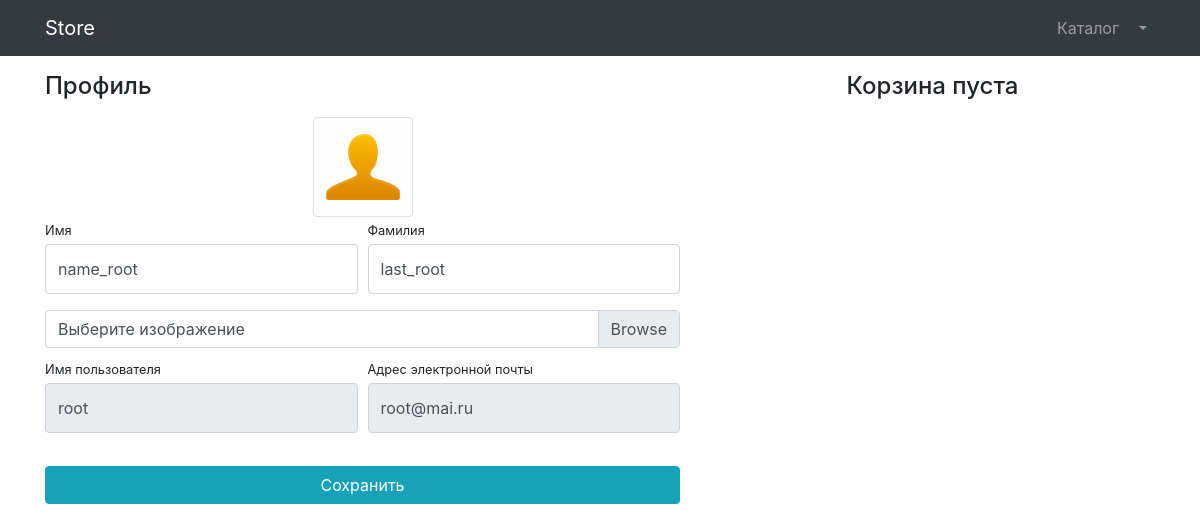
/users/profile/ (signed in), run on the app's committed database.
### users/models.py (models this page shows)
class User(AbstractUser):
    image = models.ImageField(upload_to='users_images', null=True, blank=True)
    is_verified_email = models.BooleanField(default=False)

### users/views.py (the view)
# urls.py: path('profile/', UserProfileView.as_view(), name='profile'), # просмотр профиля. вход в ЛК.
class UserProfileView(TitleMixin, LoginRequiredMixin, UpdateView):
    model = get_user_model()
    form_class = UserProfileForm
    template_name = 'users/profile.html'
    success_url = reverse_lazy('users:profile')
    title = 'Store - Личный Кабинет'
    def get_object(self, queryset=None):
        return self.request.user

### users/forms.py
class UserProfileForm(UserChangeForm):
    first_name = forms.CharField(label='Имя', widget=forms.TextInput(attrs={'class': 'form-control py-4'}))
    last_name = forms.CharField(label='Фамилия', widget=forms.TextInput(attrs={'class': 'form-control py-4'}))
    image = forms.ImageField(label='Выберите изображение', required=False,
                             widget=forms.FileInput(attrs={'class': 'custom-file-input'}))
    username = forms.CharField(label='Имя пользователя', disabled=True,
                               widget=forms.TextInput(attrs={'class': 'form-control py-4'}))
    email = forms.CharField(label='Адрес электронной почты',
                            widget=forms.EmailInput(attrs={'class': 'form-control py-4', 'readonly': True}))
    class Meta:
        model = User
        fields = ['first_name', 'last_name', 'image', 'username', 'email']

### common/views.py (called while the page is built)
    def get_context_data(self, **kwargs):
        context = super(TitleMixin, self).get_context_data(**kwargs)
        context['title'] = self.title
        return context

### products/context_processors.py (called while the page is built)
def baskets(request):
    user = request.user
    return {'baskets': Basket.objects.filter(user=user) if user.is_authenticated else []}

### users/templates/users/profile.html (shortened to what this page needs)
{% extends 'products/base.html' %}
{% load static %}
{% block css %}
	<link href="{% static '/vendor/css/profile.css' %}" rel="stylesheet">
{% endblock %}
{% block content %}
    <div class="container">
    <div class="row">
        <div class="col-lg-7">
            <h4 class="mt-3 mb-3">Профиль</h4>
            <div class="col-lg-12 text-center">
                <img width="100" height="100"
                     src="{% if user.image %} {{ user.image.url }}
                              {% else %} {% static 'vendor/img/users/default_avatar.jpg' %}
                          {% endif %}"
                     class="img-thumbnail">
            </div>
            <form action="{% url 'users:profile' %}" method="post" enctype="multipart/form-data">
                <div class="form-row">
                    <div class="col-lg-6">
                        <div class="form-group">
                            <label class="small mb-1" for="{{ form.first_name.id_for_label }}">{{ form.first_name.label }}</label>
                            {{ form.first_name }}
                        </div>
                    </div>
                    <div class="col-lg-6">
                        <div class="form-group">
                            <label class="small mb-1" for="{{ form.last_name.id_for_label }}">{{ form.last_name.label }}</label>
                            {{ form.last_name }}
                        </div>
                    </div>
                </div>
                <div class="form-row mb-2">
                    <div class="col-lg-12">
                        <div class="custom-file">
                            <label class="custom-file-label" for="{{ form.image.id_for_label }}">{{ form.image.label }}</label>
                        </div>
                    </div>
                </div>
                <div class="form-row">
                    <div class="col-lg-6">
                        <label class="small mb-1" for="{{ form.username.id_for_label }}">{{ form.username.label }}</label>
                        {{ form.username }}
                    </div>
                    <div class="col-lg-6">
                        <label class="small mb-1" for="{{ form.email.id_for_label }}">{{ form.email.label }}</label>
                        {{ form.email }}
                    </div>
                </div>
                <div class="form-row">
                    <div class="col-lg-12" style="margin-top: 33px;">
                        <input class="btn btn-info btn-block" type="submit" value="Сохранить">
                    </div>
                </div>
            </form>
        </div>
        <div class="col-lg-5">
            {% include 'products/baskets.html' %}
        </div>
    </div>
</div>
{% endblock %}

### data on the page
User: image (placeholder picture), first_name "name_root", last_name "last_root", username "root", email "root@mai.ru"
